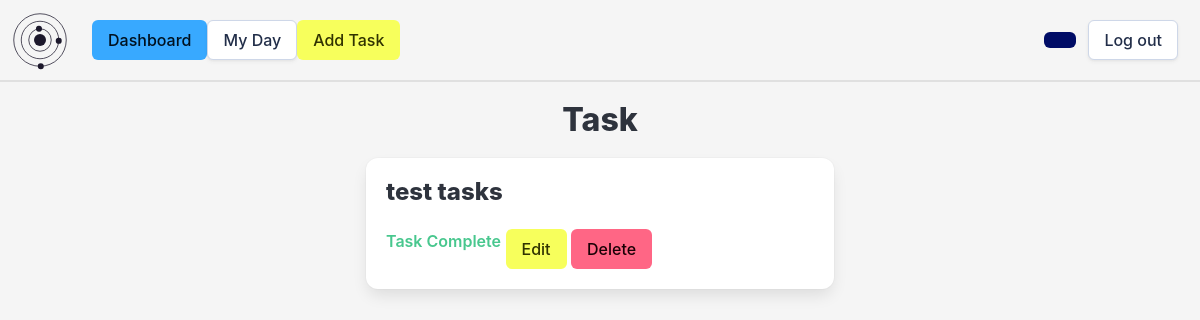
Page /task/4f45b2d4-81d4-49b6-98ec-96f221c1647f on the earlier database version.
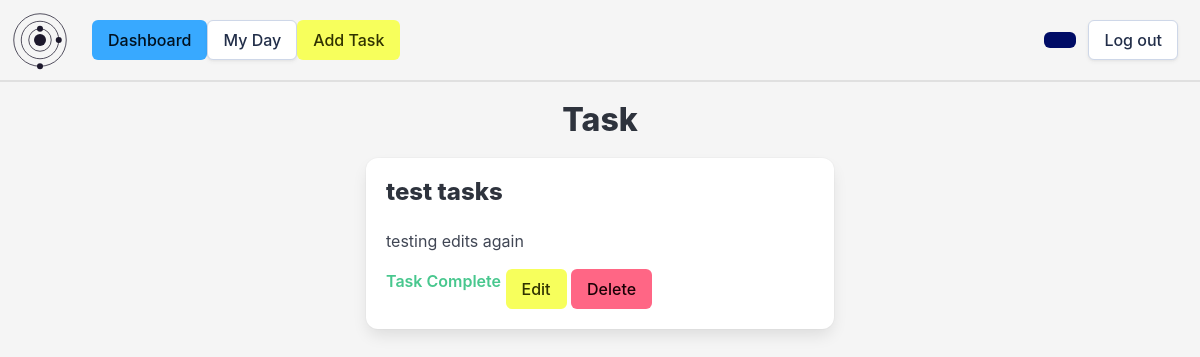
Same page on the later database version.
### setup_db.py (models this page shows)
class Task(Base):
    __tablename__ = 'tasks'
    task_id = Column(String, primary_key=True)
    name = Column(String, nullable=False)
    details = Column(String)
    important = Column(Boolean, nullable=False)
    due_date = Column(DateTime, nullable=False)
    completed = Column(Boolean, nullable=False)
    user_id = Column(String, ForeignKey('userdetails.id'), nullable=False)
    group_id = Column(String, ForeignKey('groups.group_id'), nullable=False)
    user = relationship('User', back_populates='tasks')
    groups = relationship('Group', back_populates='tasks')

### app.py (the view)
@app.route('/task/<task_id>')
def viewTask(task_id):
    task = sessionDb.query(Task).filter(Task.task_id == task_id).first()
    group = sessionDb.query(Group).filter(Group.group_id == task.group_id).first()
    return render_template('task.html', task=task, group=group)

### templates/task.html (shortened to what this page needs)
{% extends 'base_loggedin.html' %}
{% block heading %}Task{% endblock %}
{% block content %}
    <div class="container">
        <div class="columns is-centered">
            <div class="column is-half">
                <div class="box">
                    <h2 class="title is-4">{{ task.name }}</h2>
                    <p>{{ task.details }}</p>
                    {% if not task.completed %}
                        <strong>Due:</strong> {{ task.due_date.strftime('%A, %d/%m/%Y') }}<br>
                        {% if task.important %}
                            <strong class="has-text-danger circle-header">Important</strong><br>
                        {% endif %}
                        <form action="/complete" method="POST">
                            <input type="hidden" name="task_id" value="{{ task.task_id }}">
                            <input type="submit" value="Complete" class="button is-primary">
                        </form>
                    {% else %}
                        <strong class="has-text-success">Task Complete</strong>
                    {% endif %}
                    <a href="/edittask/{{ task.task_id }}" class="button is-info">Edit</a>
                    <a href="/deletetask/{{ task.task_id }}" class="button is-danger" onclick="if (!confirm('Are you sure you want to delete this task?')) {event.preventDefault();}">Delete</a>
                </div>
            </div>
        </div>
    </div>
{% endblock %}

Differences in the rows shown:
changed Task "test tasks": details (not shown) → "testing edits again"
